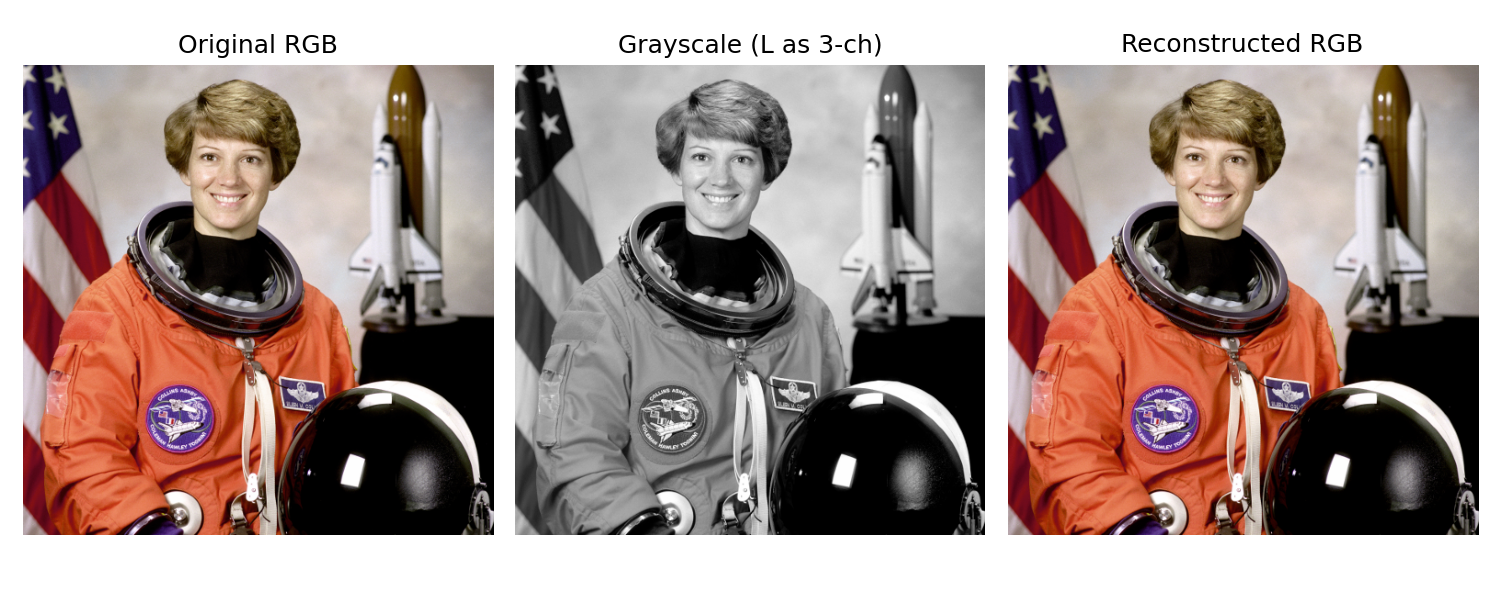
#> input picture experiments/exp1_unet_l1_ssim/samples/vis_sample.png, 1500 x 600 px, given in place of raw, which was not available
$ python visualize_sample.py
#> lines starting #> are read from the running program, lines starting #| are printed output that depends on the picture; pictures that were not available may be replaced by others from this repository, and a replacement may not be noted
### src/data/color_utils.py
"""
color_utils.py
----------------
Color space conversion utilities for image colorization.
Supports RGB <-> Lab conversion and normalization.
"""

import cv2
import numpy as np

# ======== 基础转换函数 ========

def rgb_to_lab(img_rgb: np.ndarray) -> np.ndarray:
    """
    Convert an RGB [0,255] image (H,W,3) to Lab color space (float32).
    OpenCV expects RGB in float32 for precise Lab conversion.
    """
    img_rgb = img_rgb.astype(np.float32) / 255.0
    img_lab = cv2.cvtColor(img_rgb, cv2.COLOR_RGB2LAB)
    return img_lab

def lab_to_rgb(img_lab: np.ndarray) -> np.ndarray:
    """
    Convert a Lab image back to RGB [0,255].
    Handles scaling internally.
    """
    img_lab = img_lab.astype(np.float32)
    img_rgb = cv2.cvtColor(img_lab, cv2.COLOR_LAB2RGB)
    img_rgb = np.clip(img_rgb, 0, 1)
    img_rgb = (img_rgb * 255).astype(np.uint8)
    return img_rgb

# ======== 归一化与反归一化 ========

def normalize_lab(img_lab: np.ndarray):
    """
    Split and normalize Lab channels for model training.
    - L channel scaled to [0,1]
    - a,b channels scaled to [-1,1]
    Returns: (L, ab)
    """
    L = img_lab[:, :, 0] / 100.0  # L ∈ [0,100]
    ab = img_lab[:, :, 1:] / 128.0  # a,b ∈ [-128,127]
    return L.astype(np.float32), ab.astype(np.float32)

def denormalize_lab(L: np.ndarray, ab: np.ndarray):
    """
    Convert normalized (L,ab) back to Lab for visualization.
    Inverse of normalize_lab().
    """
    L = L * 100.0
    ab = ab * 128.0
    return np.dstack((L, ab)).astype(np.float32)

### scripts/visualize_sample.py
import os, sys
sys.path.append(os.path.dirname(os.path.dirname(__file__)))

import os
import argparse
import cv2
import numpy as np
import matplotlib.pyplot as plt

from src.data.color_utils import rgb_to_lab, normalize_lab, lab_to_rgb, denormalize_lab

def main(img_path):
    # 读原图(RGB)
#> called with img_path = 'data/raw'
    img_bgr = cv2.imread(img_path)
#> img_bgr is the input picture: shape (600, 1500, 3); mean B, G, R 142.7, 147.2, 164.8
    assert img_bgr is not None, f"Cannot read image: {img_path}"
    img_rgb = cv2.cvtColor(img_bgr, cv2.COLOR_BGR2RGB)

    # 转 Lab 并归一化
    lab = rgb_to_lab(img_rgb)
#> in rgb_to_lab, `img_rgb = img_rgb.astype(np.float32) / 255.0`:
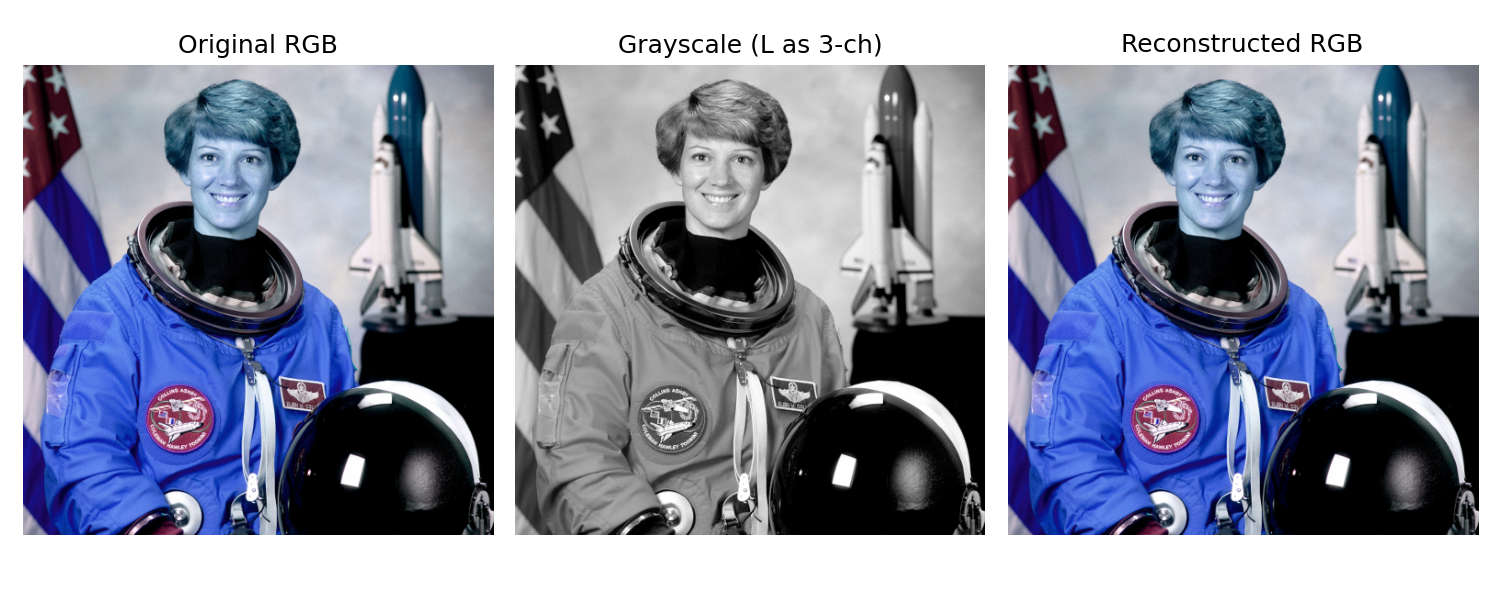
#> img_rgb: shape (600, 1500, 3) float32; mean of channels 0, 1, 2 0.646, 0.577, 0.56; drawn as B, G, R
#> in rgb_to_lab, `img_lab = cv2.cvtColor(img_rgb, cv2.COLOR_RGB2LAB)`: img_lab: shape (600, 1500, 3) float32; mean of channels 0, 1, 2 61.2, 6.7, 5.9
    L, ab = normalize_lab(lab)
#> in normalize_lab, `L = img_lab[:, :, 0] / 100.0`:
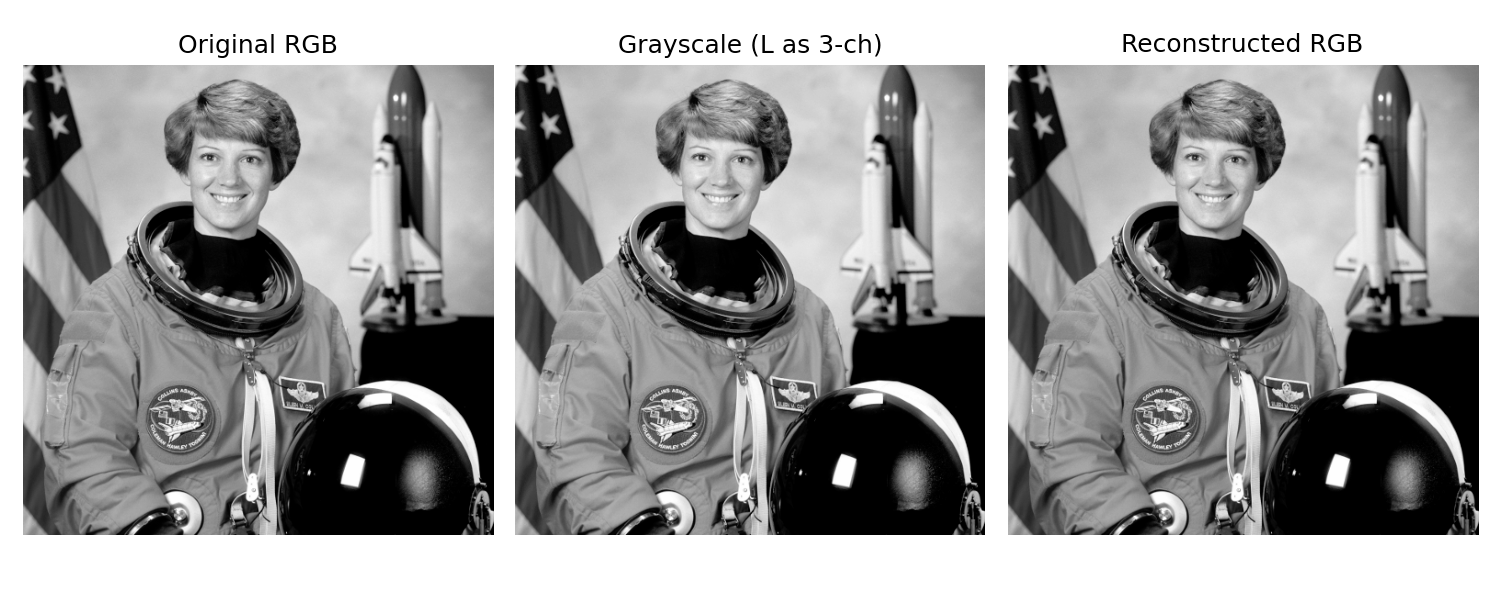
#> L: shape (600, 1500) float32; min 0, max 1, mean 0.612

    # 生成灰度可视化（把 L 复制到3通道）
    gray_vis = (L * 255).astype(np.uint8)
    gray_vis = np.stack([gray_vis]*3, axis=-1)
#> gray_vis: shape (600, 1500, 3)

    # 还原成 RGB（验证流程正确）
    lab_back = denormalize_lab(L, ab)
#> in denormalize_lab, `L = L * 100.0`:
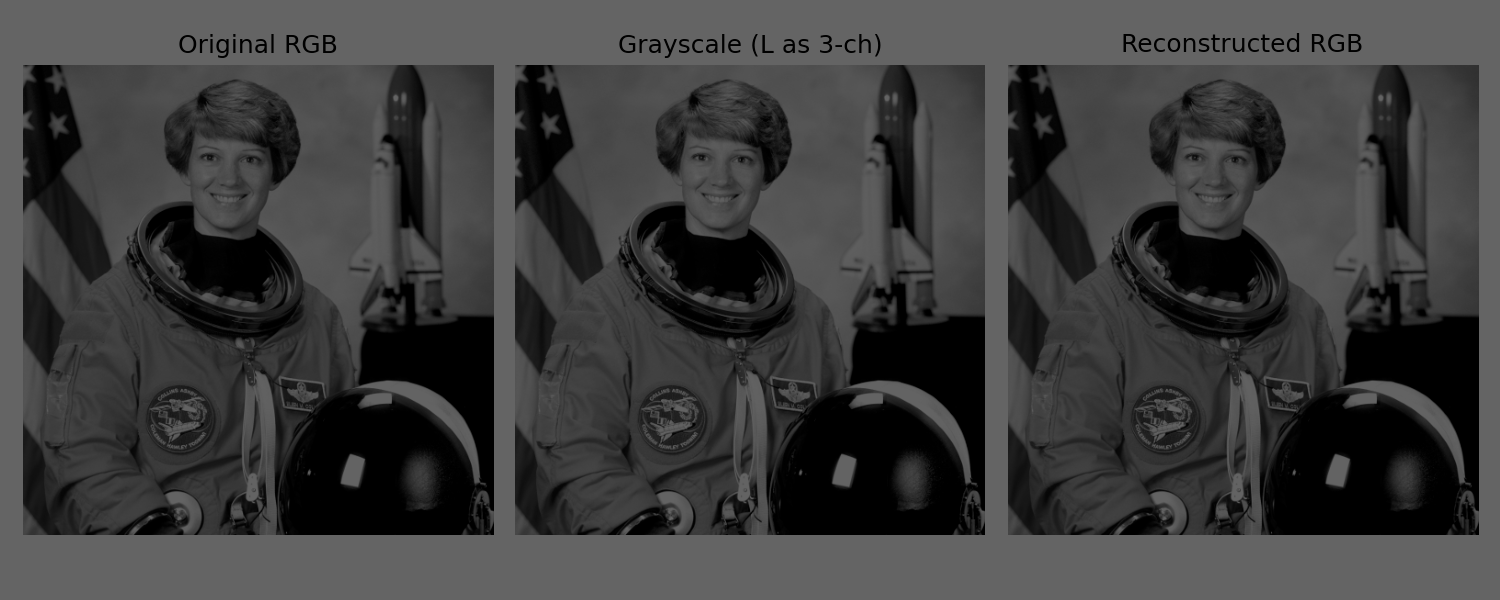
#> L: shape (600, 1500) float32; min 0, max 100, mean 61.2
    rgb_back = lab_to_rgb(lab_back)

    # 画图
    plt.figure(figsize=(10,4))
    plt.subplot(1,3,1); plt.imshow(img_rgb); plt.title("Original RGB"); plt.axis("off")
    plt.subplot(1,3,2); plt.imshow(gray_vis); plt.title("Grayscale (L as 3-ch)"); plt.axis("off")
    plt.subplot(1,3,3); plt.imshow(rgb_back); plt.title("Reconstructed RGB"); plt.axis("off")
    plt.tight_layout()
    out_dir = "experiments/exp1_unet_l1_ssim/samples"
    os.makedirs(out_dir, exist_ok=True)
    out_path = os.path.join(out_dir, "vis_sample.png")
    plt.savefig(out_path, dpi=150)
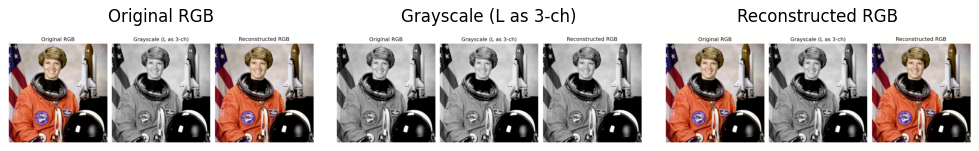
#> figure drawn by matplotlib, 3 panels
    print(f"Saved visualization to: {out_path}")

if __name__ == "__main__":
    parser = argparse.ArgumentParser()
    parser.add_argument("--img", type=str, default="data/raw", help="image path or folder")
    args = parser.parse_args()

    # 如果传的是文件夹，就挑第一张
    if os.path.isdir(args.img):
        files = [f for f in os.listdir(args.img) if f.lower().endswith((".jpg",".jpeg",".png"))]
        assert len(files) > 0, "No images found in the folder."
        img_path = os.path.join(args.img, files[0])
    else:
        img_path = args.img
    main(img_path)
